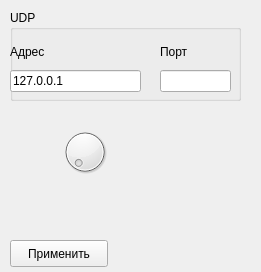
<?xml version="1.0" encoding="UTF-8"?>
<ui version="4.0">
 <class>form_settings</class>
 <widget class="QWidget" name="form_settings">
  <property name="geometry">
   <rect>
    <x>0</x>
    <y>0</y>
    <width>261</width>
    <height>272</height>
   </rect>
  </property>
  <property name="windowTitle">
   <string>Form</string>
  </property>
  <widget class="QPushButton" name="pushButton">
   <property name="geometry">
    <rect>
     <x>10</x>
     <y>240</y>
     <width>98</width>
     <height>27</height>
    </rect>
   </property>
   <property name="text">
    <string>Применить</string>
   </property>
  </widget>
  <widget class="QDial" name="dial">
   <property name="geometry">
    <rect>
     <x>60</x>
     <y>120</y>
     <width>50</width>
     <height>64</height>
    </rect>
   </property>
  </widget>
  <widget class="QGroupBox" name="groupBox">
   <property name="enabled">
    <bool>true</bool>
   </property>
   <property name="geometry">
    <rect>
     <x>10</x>
     <y>10</y>
     <width>231</width>
     <height>91</height>
    </rect>
   </property>
   <property name="autoFillBackground">
    <bool>false</bool>
   </property>
   <property name="title">
    <string>UDP</string>
   </property>
   <property name="flat">
    <bool>true</bool>
   </property>
   <property name="checkable">
    <bool>false</bool>
   </property>
   <property name="checked">
    <bool>false</bool>
   </property>
   <widget class="QWidget" name="">
    <property name="geometry">
     <rect>
      <x>150</x>
      <y>30</y>
      <width>71</width>
      <height>52</height>
     </rect>
    </property>
    <layout class="QVBoxLayout" name="verticalLayout">
     <item>
      <widget class="QLabel" name="label_2">
       <property name="text">
        <string>Порт</string>
       </property>
      </widget>
     </item>
     <item>
      <widget class="QLineEdit" name="lineEdit_2"/>
     </item>
    </layout>
   </widget>
   <widget class="QWidget" name="">
    <property name="geometry">
     <rect>
      <x>0</x>
      <y>30</y>
      <width>131</width>
      <height>52</height>
     </rect>
    </property>
    <layout class="QVBoxLayout" name="verticalLayout_2">
     <item>
      <widget class="QLabel" name="label">
       <property name="text">
        <string>Адрес</string>
       </property>
      </widget>
     </item>
     <item>
      <widget class="QLineEdit" name="lineEdit">
       <property name="text">
        <string>127.0.0.1</string>
       </property>
      </widget>
     </item>
    </layout>
   </widget>
  </widget>
 </widget>
 <resources/>
 <connections/>
</ui>
